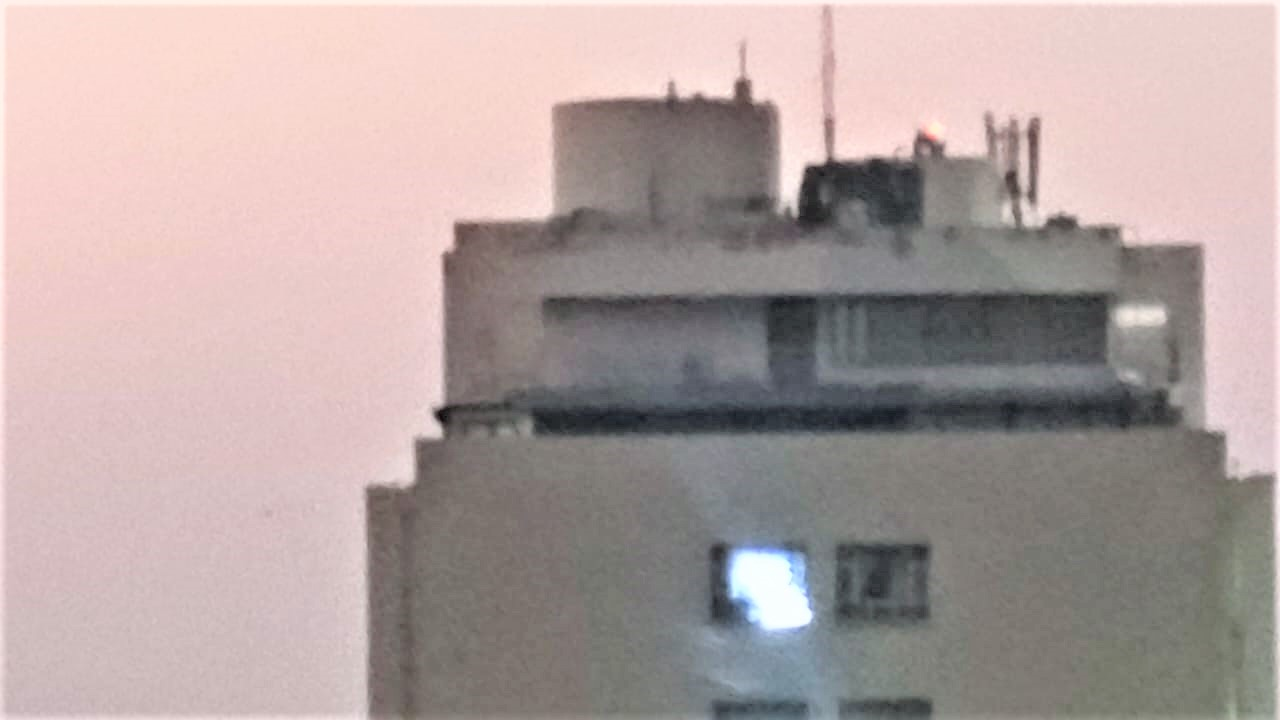
#> input picture Assignment 2/37.jpeg, 1280 x 720 px
$ jupyter execute 'Assignment 2.ipynb'
#> lines starting #> are read from the running program, lines starting #| are printed output that depends on the picture
[cell 1]
import math
import numpy as np
import matplotlib.pyplot as plt
import tqdm
from PIL import Image
import random

[cell 2]
input = '37.jpeg'
img = Image.open(input)
#> img is the input picture: PIL image 1280x720 RGB; mean R, G, B 176, 160.8, 159.1
img = img.convert('L')
#> img: PIL image 1280x720 L
img_arr = np.asarray(img)

[cell 3]
fig = plt.figure()
ax = fig.add_subplot(111)
plt.imshow(img_arr, cmap='gray')

[cell 4]
# TV = np.sum(np.sqrt(g_x**2 + g_y**2))

[cell 5]
# TV

[cell 6]
def getTV_and_h(g, delta = 10e-08):
    gy, gx = np.gradient(g)
    temp = np.sqrt(gx**2 + gy**2 + delta**2)
    h = -(np.gradient(gx/temp)[1] + np.gradient(gy/temp)[0])

    TV = np.sum(np.sqrt(gx**2 + gy**2))

    return TV, h

[cell 7]
def optimization(img, it, tau):
#> called with it = 25, tau = 0.001
    g=img
    for i in tqdm.tqdm(range(it)):
        TV, h = getTV_and_h(g)
#         print(TV)
        norm2_g = np.linalg.norm(g, ord = 'fro')
        norm2_h = np.linalg.norm(h, ord = 'fro')
        g = g - tau * norm2_g*(h/norm2_h)
#> this loop made 25 passes
#> (TV, norm2_g, norm2_h) on passes 1 to 8: (1660475.8, 166477.4, 645.4), (1564982.3, 166475.6, 615.1), (1477094.9, 166473.5, 636.9), (1411740.6, 166471.7, 627.7), (1348853.3, 166470, 633.7), (1304138, 166468.4, 664.4), (1262318, 166467, 675.7), (1230281.9, 166465.7, 693)
#> pass 1, in getTV_and_h, `gy, gx = np.gradient(g)`:
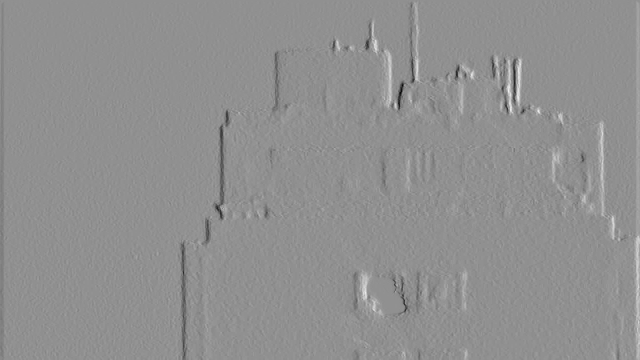
#> gx: shape (720, 1280) float64 (shown at 1/2 size); min -38.5, max 29.5, mean 0; drawn with min black and max white
#> pass 1, in getTV_and_h, `temp = np.sqrt(gx**2 + gy**2 + delta**2)`:
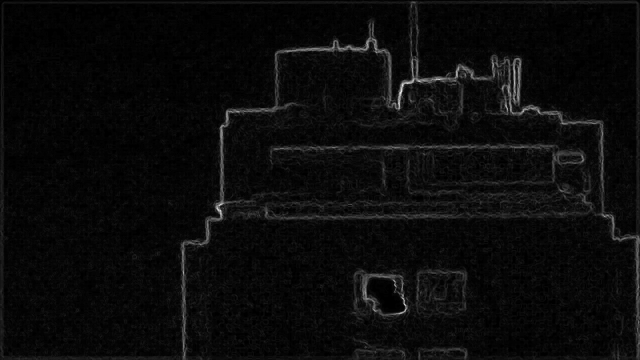
#> temp: shape (720, 1280) float64 (shown at 1/2 size); min 1e-07, max 41.18, mean 1.8; drawn with min black and max white
#> pass 1, in getTV_and_h, `h = -(np.gradient(gx/temp)[1] + np.gradient(gy/temp)[0])`:
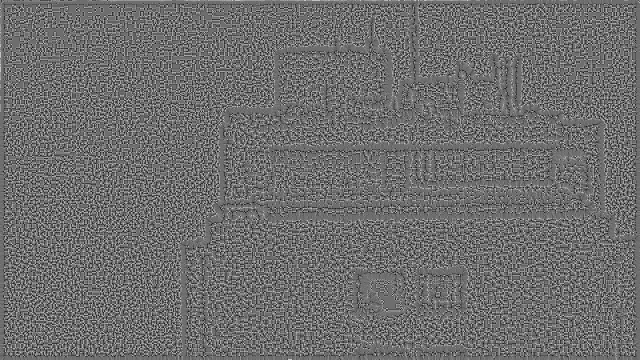
#> h: shape (720, 1280) float64 (shown at 1/2 size); min -2, max 2.6, mean -0.00225; drawn with min black and max white
#> after the loop:
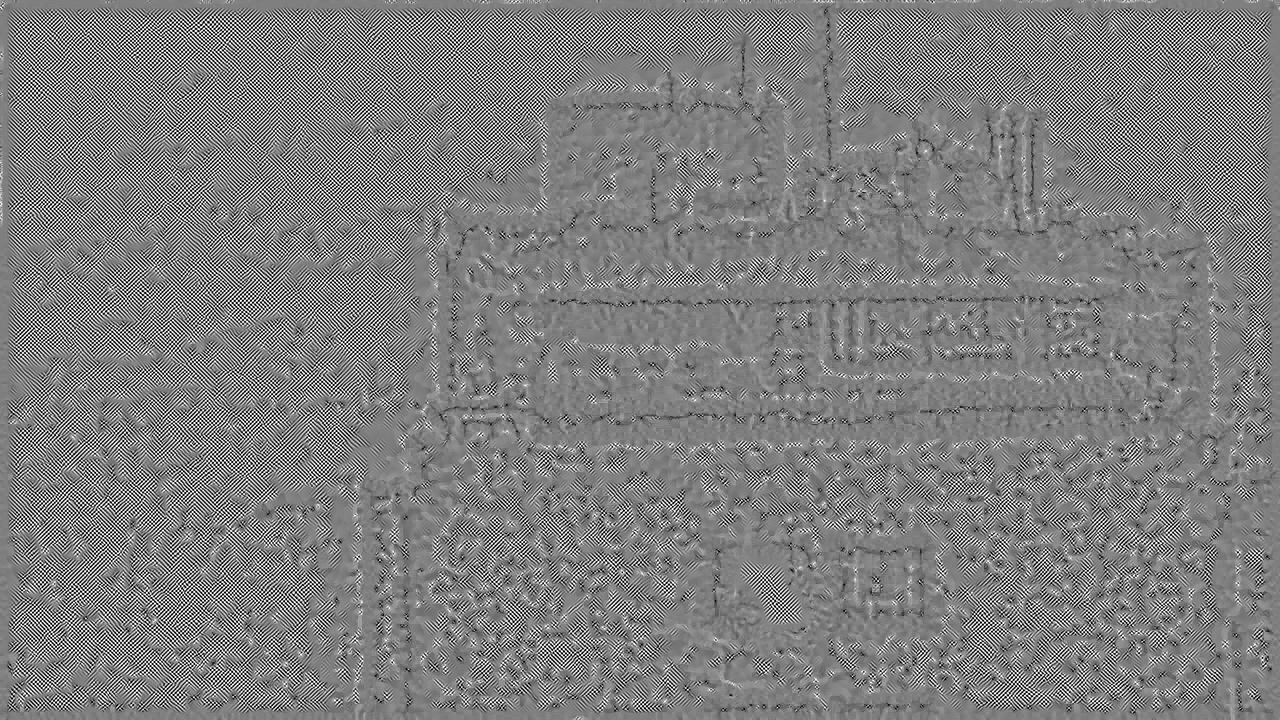
#> h: shape (720, 1280) float64; min -2, max 2, mean -0.00342; drawn with min black and max white
    return g

[cell 8]
img_arr_new = optimization(img_arr, 25, 1e-03)

[cell 9]
f, axarr = plt.subplots(1, 2, figsize= (55,200))
axarr[0].imshow(img_arr, cmap='gray')
axarr[0].set_title('Original')
axarr[1].imshow(img_arr_new, cmap='gray')
axarr[1].set_title('Iterated')

[cell 10]
print(img_arr)
#> (printed output is left out)

[cell 11]
print(img_arr_new)
#> (printed output is left out)

$ run again, with Assignment 2/10.jpeg copied over Assignment 2/37.jpeg
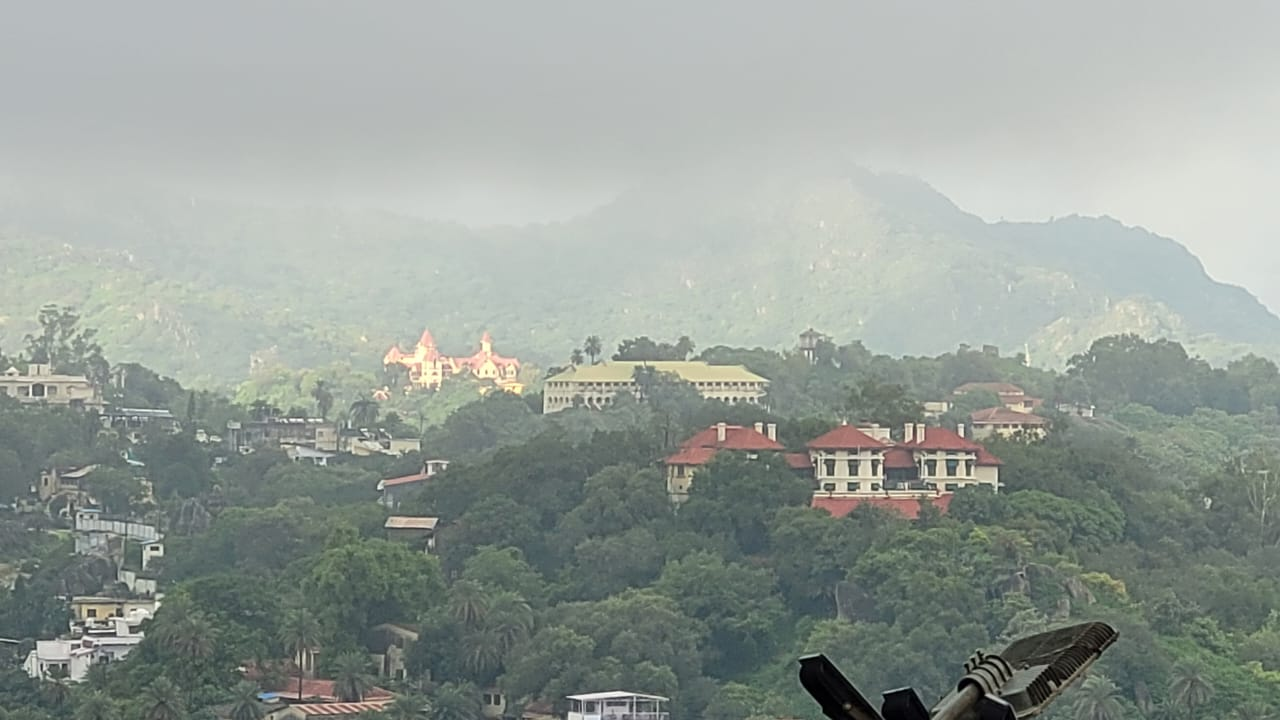
#> input picture Assignment 2/10.jpeg, 1280 x 720 px
#> img is the input picture: PIL image 1280x720 RGB; mean R, G, B 150.4, 158.2, 152.3
#> img: PIL image 1280x720 L
#> the loop in optimization, `for i in tqdm.tqdm(range(it)):` made 25 passes
#> (TV, norm2_g, norm2_h) on passes 1 to 8: (4085687.4, 155837.2, 674.7), (3988919.3, 155831.3, 656.7), (3895930.5, 155825.3, 718.3), (3822795.7, 155820, 711), (3742671.7, 155814.7, 699.5), (3670345.3, 155809.4, 721.9), (3603721.5, 155804.4, 740.9), (3541033.1, 155799.6, 756.4)
#> pass 1, in getTV_and_h, `temp = np.sqrt(gx**2 + gy**2 + delta**2)`:
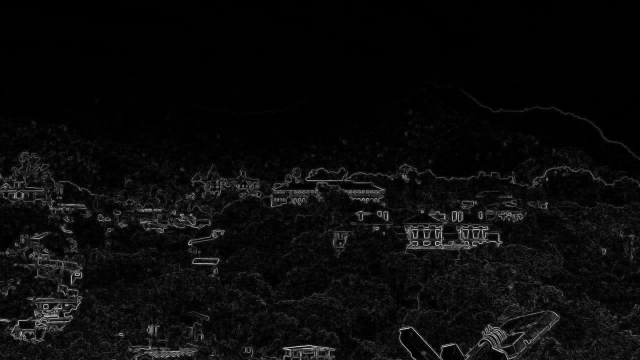
#> temp: shape (720, 1280) float64 (shown at 1/2 size); min 1e-07, max 99.71, mean 4.4; drawn with min black and max white
#> after the loop in optimization, `for i in tqdm.tqdm(range(it)):`:
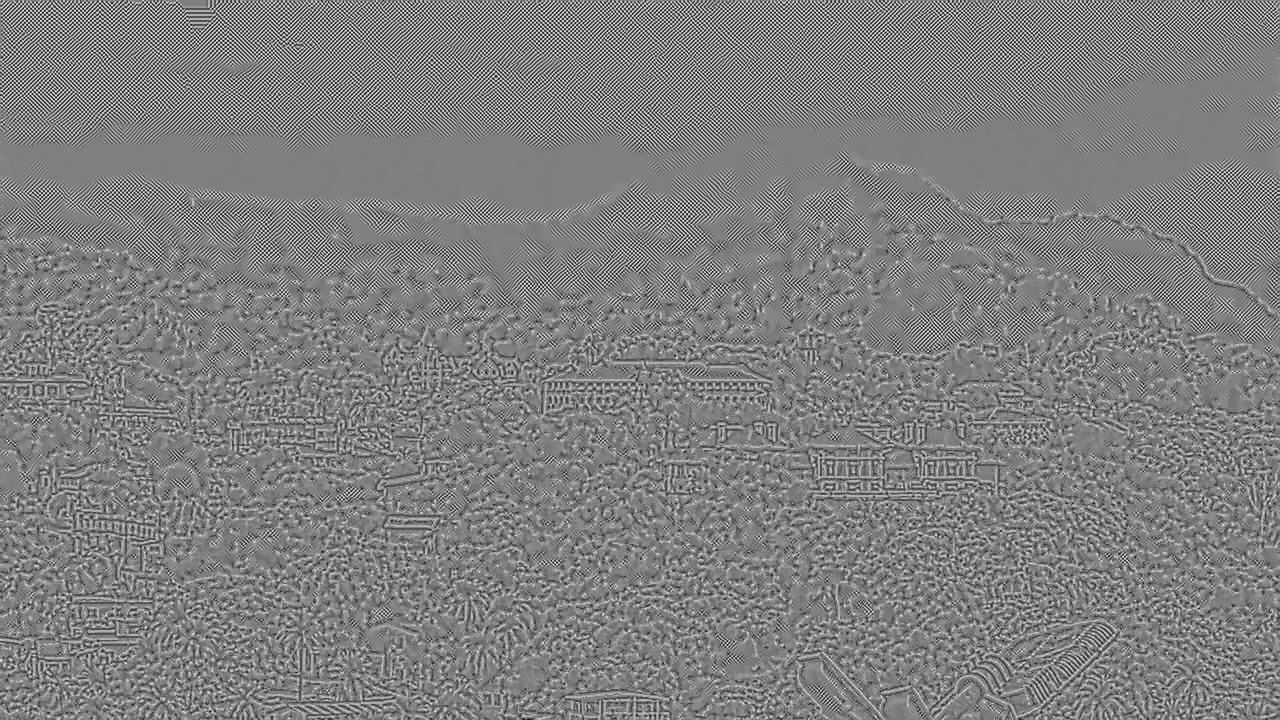
#> h: shape (720, 1280) float64; min -2.77, max 2.77, mean 0.000367; drawn with min black and max white
#> (printed output is left out)
#> (printed output is left out)
